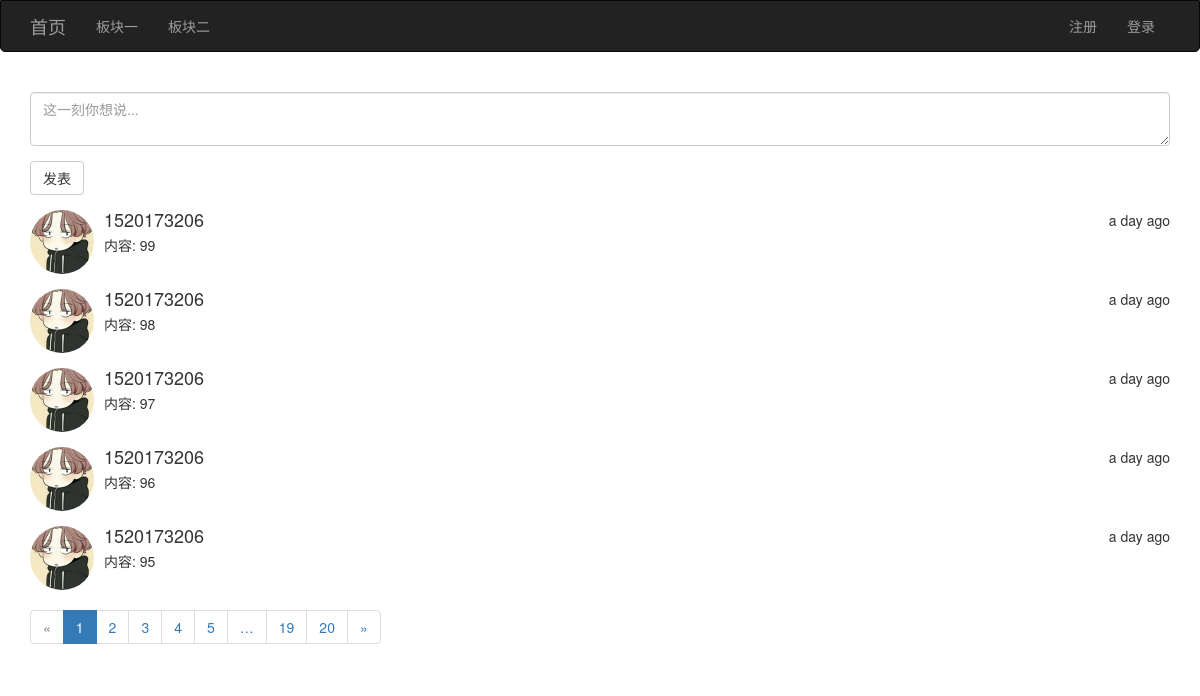
Before: / with the older database file.
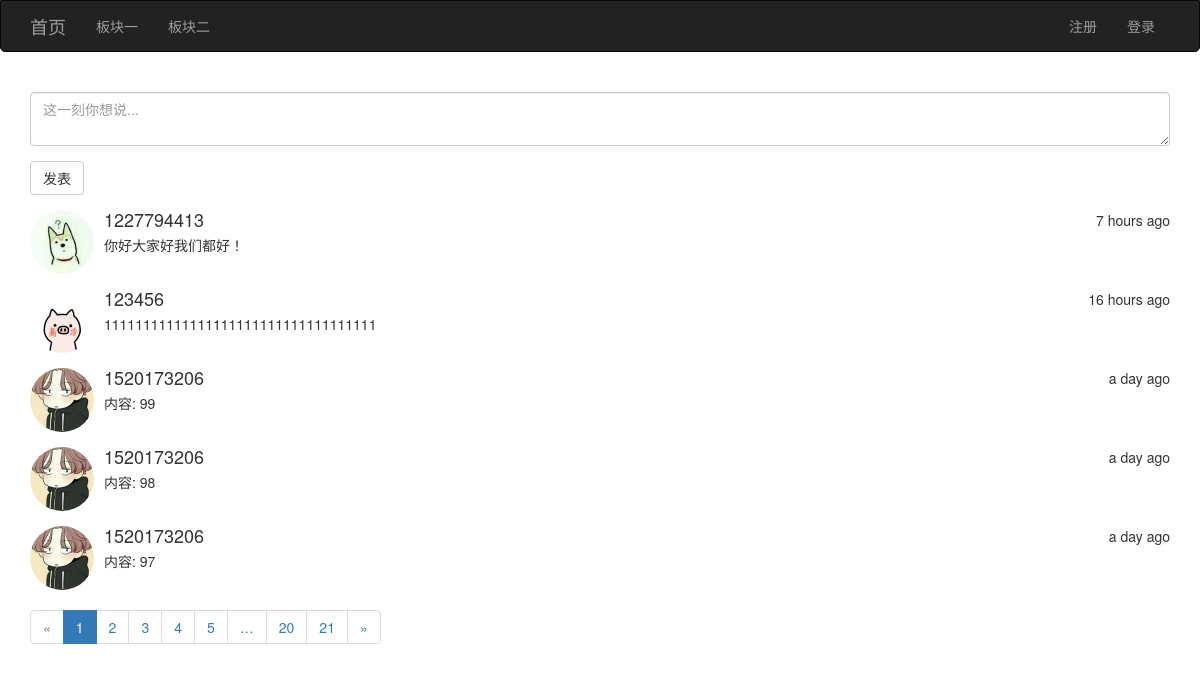
After: the same page with the newer database file.
### app/models/posts.py (models this page shows)
class Posts(db.Model):
    __tablename__ = 'posts'
    id = db.Column(db.Integer, primary_key=True)
    rid = db.Column(db.Integer, index=True, default=0)
    content = db.Column(db.Text)
    timestamp = db.Column(db.DateTime, default=datetime.utcnow)
    uid = db.Column(db.Integer, db.ForeignKey('users.id'))

### app/models/users.py (models this page shows, shortened)
class User(UserMixin, db.Model):
    __tablename__ = 'users'
    id = db.Column(db.Integer, primary_key=True)
    username = db.Column(db.String(64), unique=True)
    password_hash = db.Column(db.String(128))
    email = db.Column(db.String(128), unique=True)
    confirmed = db.Column(db.Boolean, default=False)
    icon = db.Column(db.String(64), default='default.jpg')
    posts = db.relationship('Posts', backref='user', lazy='dynamic')
    favorites = db.relationship('Posts', secondary="collections", backref=db.backref('users', lazy='dynamic'), lazy='dynamic')
    @property
    def password(self):
        raise AttributeError('密码不可读')

### app/views/main.py (the view, shortened to what this page needs)
@main.route('/', methods=['GET', 'POST'])
def index():
    form = PostsForm()
    page = request.args.get('page', 1, type=int)  # 用户想查看第几页
    pagination = Posts.query.filter_by(rid=0).order_by(Posts.timestamp.desc()).paginate(page, per_page=5, error_out=False)
    posts = pagination.items
    return render_template('main/index.html', form=form, posts=posts, pagination=pagination)

### app/forms/posts.py
class PostsForm(FlaskForm):
    content = TextAreaField('', render_kw={'placeholder': '这一刻你想说...'}, validators=[Length(10, 200, message="字数不符")])
    submit = SubmitField("发表")

### app/templates/main/index.html (shortened to what this page needs)
{% extends 'commons/base.html' %}
{% from 'commons/macro.html' import pagination_show %}
{% block page_content %}
    {{ wtf.quick_form(form) }}
    {% for post in posts %}
        <div class="media">
            <div class="media-left">
                <a href="#">
                    <img class="media-object" style="width: 64px; height: 64px; border-radius: 50%" src="{{ url_for('static', filename='uploads/' + post.user.icon) }}" alt="...">
                </a>
            </div>
            <div class="media-body">
                <div style="float: right">{{ moment(post.timestamp).fromNow() }}</div>
                <h4 class="media-heading">{{ post.user.username }}</h4>
                {{ post.content }}
            </div>
        </div>
    {% endfor %}
    {{ pagination_show(pagination,'main.index') }}
{% endblock %}

### app/templates/commons/base.html (shortened to what this page needs)
{% extends 'bootstrap/base.html' %}
{% import 'bootstrap/wtf.html' as wtf %}
{% block navbar %}
    <nav class="navbar navbar-inverse" style="border-radius: 0px 0px 5px 5px;">
        <div class="container">
            <div class="navbar-header">
                <a class="navbar-brand" href="{{ url_for('main.index') }}">首页</a>
            </div>
            <div class="collapse navbar-collapse">
                <ul class="nav navbar-nav">
                    <li><a href="#">板块一</a></li>
                    <li><a href="#">板块二</a></li>
                </ul>
                <ul class="nav navbar-nav navbar-right">
                    {% if current_user.is_authenticated %}
                        <li>
                            <a href="#">
                                <img style="width: 36px; height: 36px; border-radius: 50%; float: left; margin-top: -8px" src="{{ url_for('static', filename='uploads/' + current_user.icon) }}" alt="...">
                            </a>
                        </li>
                        <li class="dropdown">
                            <a href="#" class="dropdown-toggle" data-toggle="dropdown" role="button" aria-haspopup="true"
                               aria-expanded="false">你好, {{ current_user.username }} <span class="caret"></span></a>
                            <ul class="dropdown-menu">
                                <li><a href="#">用户信息</a></li>
                                <li><a href="#">修改密码</a></li>
                                <li><a href="#">修改邮箱</a></li>
                                <li><a href="{{ url_for('user.change_icon') }}">修改头像</a></li>
                                <li><a href="{{ url_for('user.logout') }}">退出</a></li>
                            </ul>
                        </li>
                    {% else %}
                        <li><a href="{{ url_for('user.register') }}">注册</a></li>
                        <li><a href="{{ url_for('user.login') }}">登录</a></li>
                    {% endif %}
                </ul>
            </div>
        </div>
    </nav>
{% endblock %}
{% block content %}
    <div class="container">
        {% block page_content %}
        {% endblock %}
    </div>
{% endblock %}
{% block styles %}
    {{ super() }}
{% endblock %}

### app/templates/commons/macro.html
{% macro pagination_show(pagination,endpoint) %}
    <nav aria-label="Page navigation">
        <ul class="pagination">
            <li {% if not pagination.has_prev %}class="disabled" {% endif %}>
                <a href="{% if pagination.has_prev %}{{ url_for(endpoint,page=pagination.prev_num,**kwargs) }}{% else %}#{% endif %}"
                   aria-label="Previous">
                    <span aria-hidden="true">&laquo</span>
                </a>
            </li>
            {% for p in pagination.iter_pages() %}
                {% if p %}
                    <li {% if pagination.page==p %}class="active"{% endif %}>
                        <a href="{{ url_for(endpoint,page=p,**kwargs) }}">{{ p }}</a>
                    </li>
                {% else %}
                    <li><a href="#">&hellip;</a></li>
                {% endif %}
            {% endfor %}
            <li {% if not pagination.has_next %}class="disabled" {% endif %}>
                <a href="
                        {% if pagination.has_next %}{{ url_for(endpoint,page=pagination.next_num,**kwargs) }}{% else %}#{% endif %}"
                   aria-label="Previous">
                    <span aria-hidden="true">&raquo</span>
                </a>
            </li>
        </ul>
    </nav>
{% endmacro %}

Changed rows visible on the page:
no longer on this page (row unchanged): Posts: icon (placeholder picture), timestamp "a day ago", user.username "1520173206", content "内容: 96"
no longer on this page (row unchanged): Posts: icon (placeholder picture), timestamp "a day ago", user.username "1520173206", content "内容: 95"
added Posts: icon (picture), timestamp "7 hours ago", user.username "1227794413", content "你好大家好我们都好！"
added Posts: icon (picture), timestamp "16 hours ago", user.username "123456", content "11111111111111111111111111111111111"
Other visible differences:
new list line: "21"
list line gone: "19"
